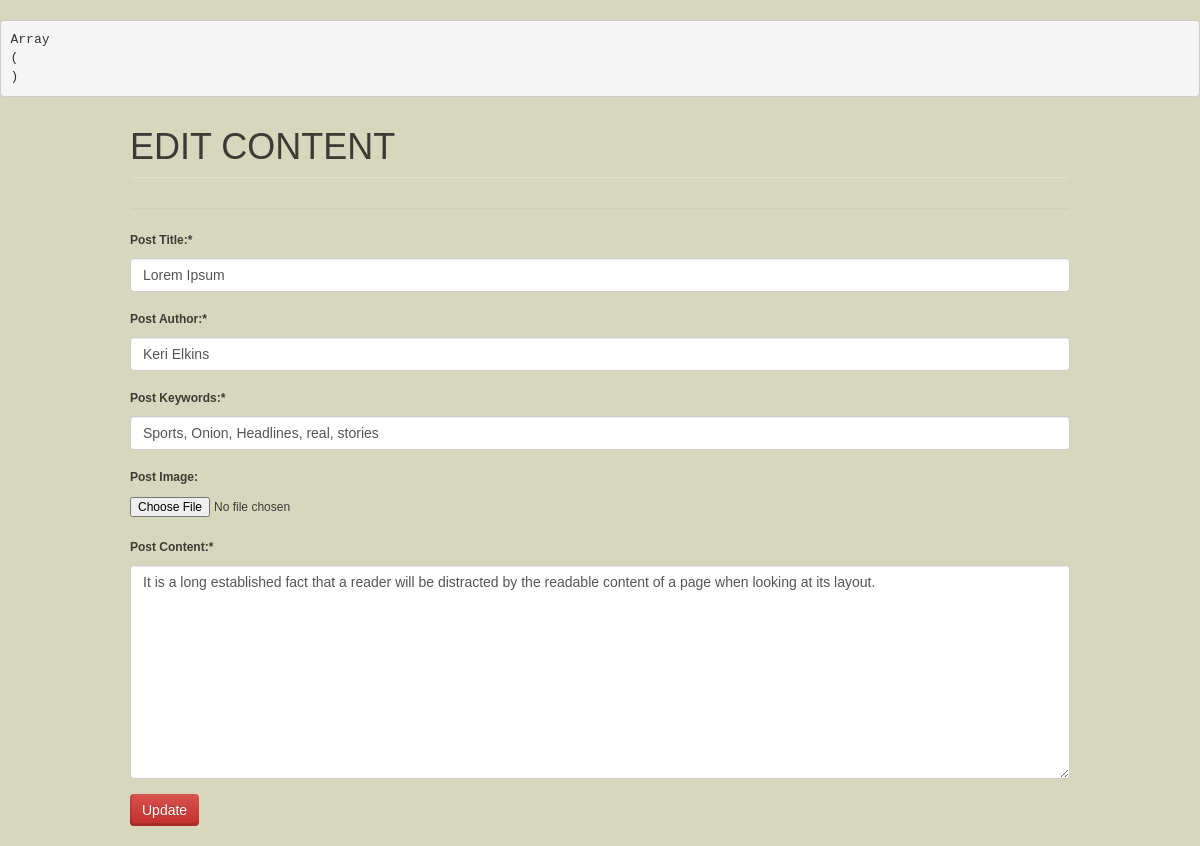
Screenshot of /admin/content/edit_content.php?id=15 (signed in) with the database file from the repository.
### tables this page shows
CREATE TABLE IF NOT EXISTS `posts` (
  `post_id` int(10) NOT NULL AUTO_INCREMENT,
  `menu_id` int(10) NOT NULL,
  `post_title` varchar(100) NOT NULL,
  `post_date` date NOT NULL,
  `post_author` varchar(100) NOT NULL,
  `post_image` text NOT NULL,
  `post_keywords` text NOT NULL,
  `post_content` varchar(1000) NOT NULL,
  PRIMARY KEY (`post_id`)
);

### admin/content/edit_content.php (the view, shortened to what this page needs)
<!DOCTYPE html>
<html lang="en">
  <head>
    <link href="../../Bootstrap/css/bootstrap.min.css" rel="stylesheet">
    <link rel="stylesheet" href="../../Bootstrap/css/bootstrap-theme.min.css">
    <link rel="stylesheet" href="../../styles/style.css">
    <link rel="stylesheet" href="../../font-awesome/css/font-awesome.min.css">
  </head>
  <body>
  <?php
    echo "<pre>";
    print_r($_POST);
    echo "</pre>";
  $error_title="";
  $error_author="";
  $error_keywords="";
  $error_content="";
  $error_occured="";
  $post_title="";
  $post_author="";
  $post_keywords="";
  $post_content="";
include("../include/connect.php");
  $id=$_GET['id'];
$sql = "SELECT * FROM posts WHERE post_id=$id";
$result = $conn->query($sql);
if ($result->num_rows > 0) {
   while($row = $result->fetch_assoc()) {
      $post_title=$row["post_title"];
      $post_author=$row["post_author"];
      $post_keywords=$row["post_keywords"];
      $post_content=$row["post_content"];
    }
  } else {
      echo "0 results";
  }
  ?>
  <div class="container form">
    <div class="row">
      <div class="col-xs-12 col-sm-12 col-md-12 col-lg-12">
        <h1>EDIT CONTENT</h1>
        <div class="alert <?php if(!empty($error_occured)){echo "alert-danger";} ?>" role="alert">
          </div>
        <form action="edit_content.php?id=<?php echo $id;?>" method="post" enctype="multipart/form-data">
          <div class="form-group <?php if (!empty($error_title)){echo "has-error";}?>">
            <label for="exampleInputEmail1">Post Title:*</label><span class="error"><?php echo $error_title;  ?></span>
            <input class="form-control" type="text" value="<?php echo $post_title; ?>" name="title">
          </div>
          <div class="form-group <?php if (!empty($error_author)){echo "has-error";}?>">
            <label for="exampleInputEmail1">Post Author:*</label><span class="error"><?php echo $error_author;  ?></span>
            <input class="form-control" type="text" value="<?php echo $post_author; ?>" name="author">
          </div>
          <div class="form-group <?php if (!empty($error_keywords)){echo "has-error";}?>">
            <label for="exampleInputEmail1"> Post Keywords:*</label><span class="error"><?php echo $error_keywords;  ?></span>
            <input class="form-control" type="text" value="<?php echo $post_keywords; ?>" name="keywords">
          </div>
          <div class="form-group">
            <label for="exampleInputFile">Post Image:</label>
            <input type="file" name="image" value="upload" id="exampleInputFile">
          </div>
          <div class="form-group <?php if (!empty($error_content)){echo "has-error";}?>">
            <label for="exampleInputEmail1"> Post Content:*</label><span class="error"><?php echo $error_content;  ?></span>
            <textarea class="form-control" rows="10" cols="40" name="content"><?php echo $post_content; ?></textarea>
          </div>
          <button type="submit" value="Publish_Now" name="submit" class="btn btn-danger">Update</button>
        </form>
      </div>
    </div>
  </div>
  </body>
</html>

### styles/style.css (style rules this page uses)
body { margin-top: 20px; background: #D7D7BD; text-align: justify; line-height: 25px; font-family: Tahoma, Arial, Helvetica, sans-serif; font-size: 12px; color: #3C3C37; margin-bottom: 20px; }
.btn { border: 0; border-bottom: 0; border-left: 0; box-shadow: inset 0 -3.2px rgba(0, 0, 0, 0.12), inset 2px 0 rgba(0, 0, 0, 0.1); outline: none; -webkit-outline: none; -o-outline: none; -moz-outline: none; }

### rows the page displays
posts: title "Lorem Ipsum", author "Keri Elkins", keywords "Sports, Onion, Headlines, real, stories", content "It is a long established fact that a reader will be distracted by the readable content of a page when looking at its layout."
